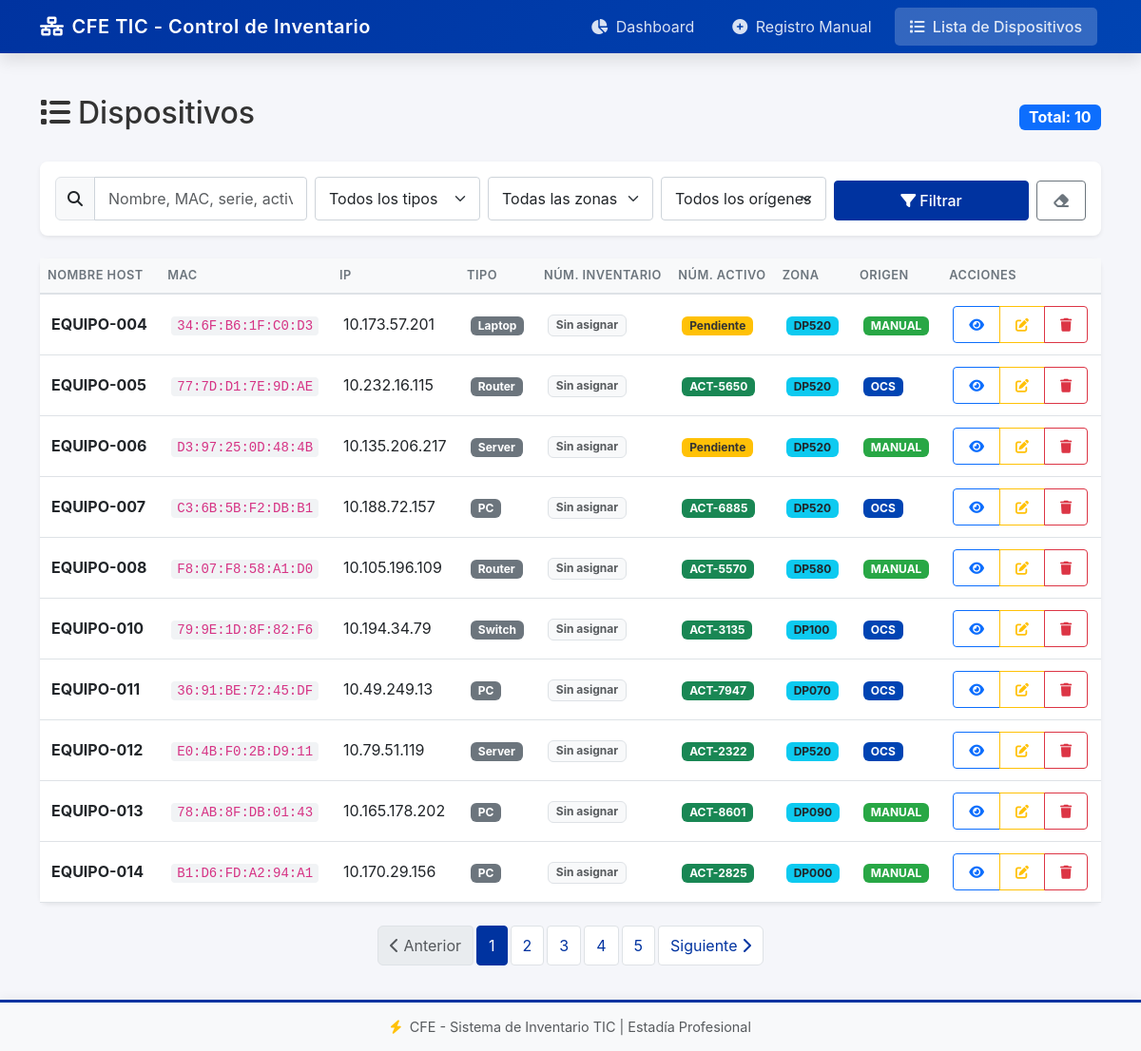
/dispositivos, run on an earlier commit of the app's database.
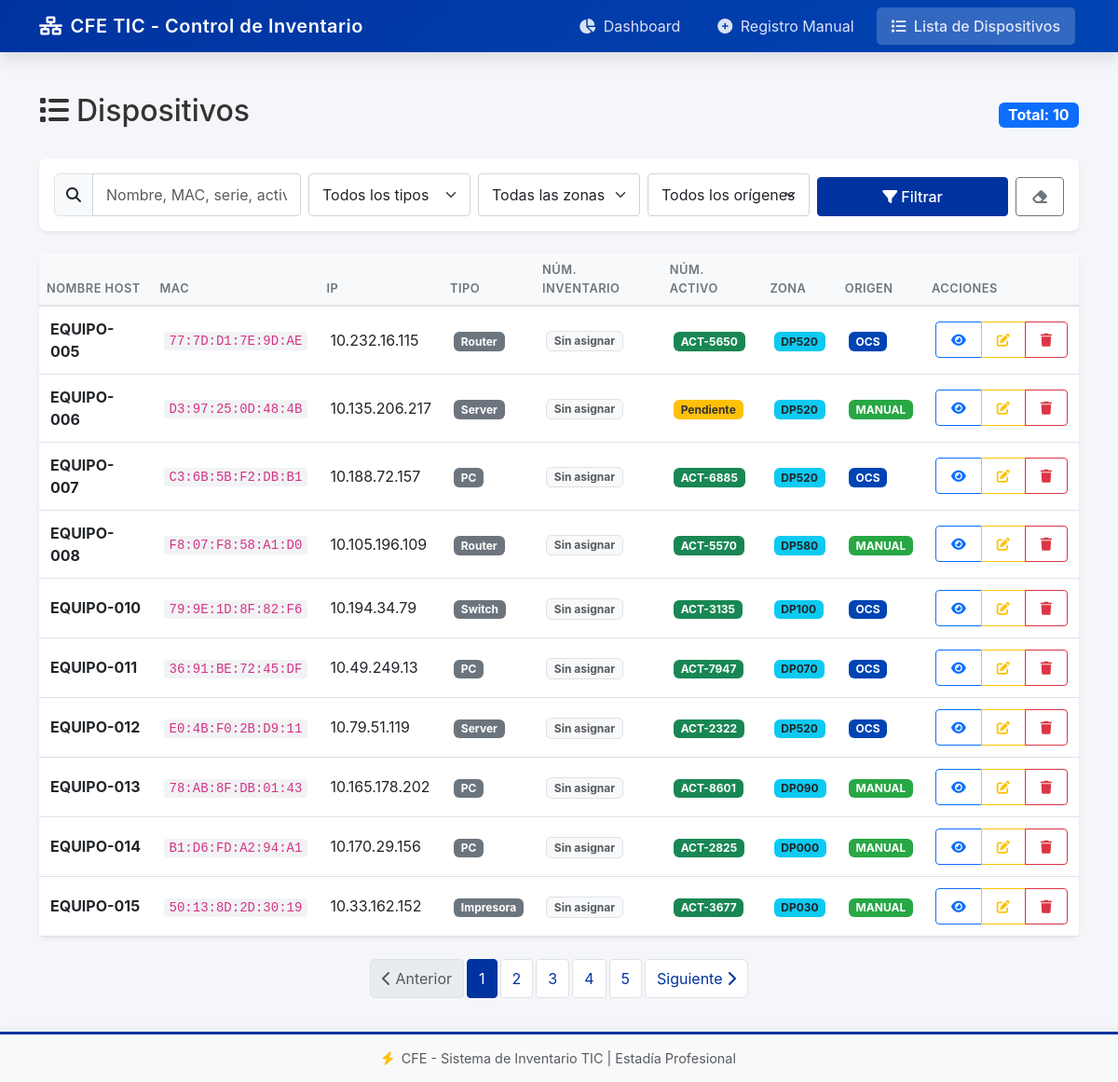
And on a later commit of the database.
### tables this page shows
CREATE TABLE DISPOSITIVOS (
                    id INTEGER PRIMARY KEY AUTOINCREMENT,
                    mac_address TEXT UNIQUE,
                    ip_address TEXT,
                    nombre_host TEXT,
                    numero_serie TEXT,
                    modelo TEXT,
                    tipo TEXT,
                    origen TEXT DEFAULT 'OCS',
                    numero_activo TEXT,
                    cve_zona TEXT,
                    coordenadas_gps TEXT,
                    area_pertenencia TEXT,
                    dominio BOOLEAN DEFAULT 0,
                    fecha_registro TIMESTAMP DEFAULT CURRENT_TIMESTAMP,
                    fecha_ultimo_inventario TIMESTAMP, numero_inventario TEXT,
                    FOREIGN KEY (cve_zona) REFERENCES ZONAS(cve_zona)
                );

### app.py (the view)
@app.route('/dispositivos')
def dispositivos():
    try:
        conn = get_connection()
        conn.row_factory = sqlite3.Row
        cursor = conn.cursor()
        tipo_filter    = request.args.get('tipo', '')
        zona_filter    = request.args.get('zona', '')
        origen_filter  = request.args.get('origen', '')
        activo_filter  = request.args.get('activo', '')
        dominio_filter = request.args.get('dominio', '')
        sin_zona_filter = request.args.get('sin_zona', '')
        search = request.args.get('busqueda', '')
        page = int(request.args.get('page', 1))
        per_page = 10
        query = "SELECT d.*, z.nombre_zona FROM DISPOSITIVOS d LEFT JOIN ZONAS z ON d.cve_zona = z.cve_zona WHERE 1=1"
        params = []
        if tipo_filter:
            query += " AND d.tipo = ?"
            params.append(tipo_filter)
        if zona_filter:
            query += " AND d.cve_zona = ?"
            params.append(zona_filter)
        if origen_filter:
            query += " AND d.origen = ?"
            params.append(origen_filter)
        if activo_filter == 'con':
            query += " AND d.numero_activo IS NOT NULL AND d.numero_activo != ''"
        elif activo_filter == 'sin':
            query += " AND (d.numero_activo IS NULL OR d.numero_activo = '')"
        if dominio_filter == '1':
            query += " AND d.dominio = 1"
        elif dominio_filter == '0':
            query += " AND d.dominio = 0"
        if sin_zona_filter == '1':
            query += " AND (d.cve_zona IS NULL OR d.cve_zona = '')"
        if search:
            query += " AND (d.nombre_host LIKE ? OR d.ip_address LIKE ? OR d.mac_address LIKE ? OR d.numero_activo LIKE ? OR d.numero_inventario LIKE ?)"
            search_param = f"%{search}%"
            params.extend([search_param, search_param, search_param, search_param, search_param])
        cursor.execute(f"SELECT COUNT(*) as total FROM ({query})", params)
        total = cursor.fetchone()['total']
        query += " ORDER BY d.fecha_registro DESC LIMIT ? OFFSET ?"
        params.extend([per_page, (page - 1) * per_page])
        cursor.execute(query, params)
        dispositivos = [dict(row) for row in cursor.fetchall()]
        for d in dispositivos:
            if d.get('fecha_registro'):
                d['fecha_registro'] = datetime.strptime(d['fecha_registro'], '%Y-%m-%d %H:%M:%S').strftime('%d/%m/%Y %H:%M')
            if d.get('fecha_ultimo_inventario'):
                d['fecha_ultimo_inventario'] = datetime.strptime(d['fecha_ultimo_inventario'], '%Y-%m-%d %H:%M:%S').strftime('%d/%m/%Y %H:%M')
        conn.close()
        total_pages = (total + per_page - 1) // per_page
        return render_template(
            'dispositivos.html',
            dispositivos=dispositivos,
            zonas=ZONAS_CFE,
            tipos=TIPOS_DISPOSITIVO,
            tipo_filter=tipo_filter,
            zona_filter=zona_filter,
            origen_filter=origen_filter,
            activo_filter=activo_filter,
            dominio_filter=dominio_filter,
            sin_zona_filter=sin_zona_filter,
            search=search,
            page=page,
            total_pages=total_pages
        )
    except Exception as e:
        app.logger.error(f"Error en dispositivos: {e}")
        return render_template('dispositivos.html', error=str(e))

### templates/dispositivos.html (shortened to what this page needs)
{% extends "base.html" %}
{% block content %}
<div class="dispositivos-page">
    <div class="d-flex justify-content-between align-items-center mb-4">
        <h2>
            <i class="fas fa-list me-2"></i>Dispositivos
        </h2>
        <span class="badge bg-primary fs-6">
            Total: {{ dispositivos|length }}
        </span>
    </div>
    <div class="card mb-4">
        <div class="card-body">
            <form method="GET" action="{{ url_for('dispositivos') }}" class="row g-2 align-items-end">
                <div class="col-md-3">
                    <div class="input-group">
                        <span class="input-group-text"><i class="fas fa-search"></i></span>
                        <input type="text" class="form-control" name="busqueda"
                               placeholder="Nombre, MAC, serie, activo, inventario..."
                               value="{{ search }}">
                    </div>
                </div>
                <div class="col-md-2">
                    <select class="form-select" name="tipo">
                        <option value="">Todos los tipos</option>
                    </select>
                </div>
                <div class="col-md-2">
                    <select class="form-select" name="zona">
                        <option value="">Todas las zonas</option>
                    </select>
                </div>
                <div class="col-md-2">
                    <select class="form-select" name="origen">
                        <option value="">Todos los orígenes</option>
                    </select>
                </div>
                <div class="col-md-3 d-flex gap-2">
                    <button type="submit" class="btn btn-primary flex-grow-1">
                        <i class="fas fa-filter me-1"></i>Filtrar
                    </button>
                    <a href="{{ url_for('dispositivos') }}" class="btn btn-outline-secondary" title="Limpiar filtros">
                        <i class="fas fa-eraser"></i>
                    </a>
                </div>
            </form>
        </div>
    </div>
    <div class="card">
        <div class="card-body p-0">
            <div class="table-responsive">
                <table class="table table-hover mb-0">
                    <thead class="table-light">
                        <tr>
                            <th>Nombre Host</th>
                            <th>MAC</th>
                            <th>IP</th>
                            <th>Tipo</th>
                            <th>Núm. Inventario</th>
                            <th>Núm. Activo</th>
                            <th>Zona</th>
                            <th>Origen</th>
                            <th>Acciones</th>
                        </tr>
                    </thead>
                    <tbody>
                        {% if dispositivos and dispositivos|length > 0 %}
                        {% for dispositivo in dispositivos %}
                        <tr>
                            <td>
                                <strong>{{ dispositivo.nombre_host or '-' }}</strong>
                            </td>
                            <td>
                                <code>{{ dispositivo.mac_address or '-' }}</code>
                            </td>
                            <td>{{ dispositivo.ip_address or '-' }}</td>
                            <td>
                                <span class="badge bg-secondary">{{ dispositivo.tipo or '-' }}</span>
                            </td>
                            <td>
                                {% if dispositivo.numero_inventario %}
                                <span class="badge bg-primary">{{ dispositivo.numero_inventario }}</span>
                                {% else %}
                                <span class="badge bg-light text-muted border">Sin asignar</span>
                                {% endif %}
                            </td>
                            <td>
                                {% if dispositivo.numero_activo %}
                                <span class="badge bg-success">{{ dispositivo.numero_activo }}</span>
                                {% else %}
                                <span class="badge badge-pendiente">Pendiente</span>
                                {% endif %}
                            </td>
                            <td>
                                {% if dispositivo.cve_zona %}
                                <span class="badge bg-info text-dark" title="{{ dispositivo.nombre_zona or '' }}">
                                    {{ dispositivo.cve_zona }}
                                </span>
                                {% else %}
                                <span class="badge bg-warning text-dark">
                                    <i class="fas fa-exclamation-triangle me-1"></i>Sin zona
                                </span>
                                {% endif %}
                            </td>
                            <td>
                                {% if dispositivo.origen == 'OCS' %}
                                <span class="badge badge-ocs">OCS</span>
                                {% else %}
                                <span class="badge badge-manual">MANUAL</span>
                                {% endif %}
                            </td>
                            <td>
                                <div class="btn-group btn-group-sm">
                                    <a href="{{ url_for('detalle_dispositivo', dispositivo_id=dispositivo.id) }}"
                                       class="btn btn-outline-primary" title="Ver detalles">
                                        <i class="fas fa-eye"></i>
                                    </a>
                                    <a href="{{ url_for('editar_dispositivo', dispositivo_id=dispositivo.id) }}"
                                       class="btn btn-outline-warning" title="Editar">
                                        <i class="fas fa-edit"></i>
                                    </a>
                                    <button class="btn btn-outline-danger btn-eliminar"
                                            data-id="{{ dispositivo.id }}"
                                            data-nombre="{{ dispositivo.nombre_host or 'dispositivo' }}"
                                            title="Eliminar">
                                        <i class="fas fa-trash"></i>
                                    </button>
                                </div>
                            </td>
                        </tr>
                        {% endfor %}
                        {% endif %}
                    </tbody>
                </table>
            </div>
        </div>
    </div>
    {% if total_pages > 1 %}
    <nav class="mt-4">
        <ul class="pagination justify-content-center">
            <li class="page-item {% if page == 1 %}disabled{% endif %}">
                <a class="page-link" href="?page={{ page - 1 }}&tipo={{ tipo_filter }}&zona={{ zona_filter }}&origen={{ origen_filter }}&busqueda={{ search }}">
                    <i class="fas fa-chevron-left"></i> Anterior
                </a>
            </li>
            {% for p in range(1, total_pages + 1) %}
            <li class="page-item {% if p == page %}active{% endif %}">
                <a class="page-link" href="?page={{ p }}&tipo={{ tipo_filter }}&zona={{ zona_filter }}&origen={{ origen_filter }}&busqueda={{ search }}">
                    {{ p }}
                </a>
            </li>
            {% endfor %}
            <li class="page-item {% if page == total_pages %}disabled{% endif %}">
                <a class="page-link" href="?page={{ page + 1 }}&tipo={{ tipo_filter }}&zona={{ zona_filter }}&origen={{ origen_filter }}&busqueda={{ search }}">
                    Siguiente <i class="fas fa-chevron-right"></i>
                </a>
            </li>
        </ul>
    </nav>
    {% endif %}
</div>
{% endblock %}

### templates/base.html (shortened to what this page needs)
<!DOCTYPE html>
<html lang="es">
<head>
    <link href="https://cdn.jsdelivr.net/npm/bootstrap@5.3.0/dist/css/bootstrap.min.css" rel="stylesheet">
    <link href="https://cdnjs.cloudflare.com/ajax/libs/font-awesome/6.4.0/css/all.min.css" rel="stylesheet">
    <link href="{{ url_for('static', filename='css/style.css') }}" rel="stylesheet">
</head>
<body>
    <nav class="navbar navbar-expand-lg navbar-dark mb-4">
        <div class="container">
            <a class="navbar-brand" href="{{ url_for('dashboard') }}">
                <i class="fas fa-network-wired me-2"></i>CFE TIC - Control de Inventario
            </a>
            <div class="collapse navbar-collapse" id="navbarNav">
                <ul class="navbar-nav ms-auto">
                    <li class="nav-item">
                        <a class="nav-link {% if request.endpoint == 'dashboard' %}active{% endif %}"
                           href="{{ url_for('dashboard') }}">
                            <i class="fas fa-chart-pie me-1"></i> Dashboard
                        </a>
                    </li>
                    <li class="nav-item">
                        <a class="nav-link {% if request.endpoint == 'registro_manual' %}active{% endif %}"
                           href="{{ url_for('registro_manual') }}">
                            <i class="fas fa-plus-circle me-1"></i> Registro Manual
                        </a>
                    </li>
                    <li class="nav-item">
                        <a class="nav-link {% if request.endpoint == 'dispositivos' %}active{% endif %}"
                           href="{{ url_for('dispositivos') }}">
                            <i class="fas fa-list me-1"></i> Lista de Dispositivos
                        </a>
                    </li>
                </ul>
            </div>
        </div>
    </nav>
    <main>
        <div class="container">
            {% block content %}{% endblock %}
        </div>
    </main>
    <footer>
        <div class="container text-center">
            <p class="mb-0 text-muted">
                <i class="fas fa-bolt text-warning me-1"></i>
                CFE - Sistema de Inventario TIC | Estadía Profesional
            </p>
        </div>
    </footer>
</body>
</html>

What changed in the data, as far as the page shows it:
removed DISPOSITIVOS: nombre_host "EQUIPO-004", mac_address "34:6F:B6:1F:C0:D3", ip_address "10.173.57.201", tipo "Laptop", numero_activo "Pendiente", cve_zona "DP520", origen "MANUAL"
now on this page (row unchanged): DISPOSITIVOS: nombre_host "EQUIPO-015", mac_address "50:13:8D:2D:30:19", ip_address "10.33.162.152", tipo "Impresora", numero_activo "ACT-3677", cve_zona "DP030", origen "MANUAL"
